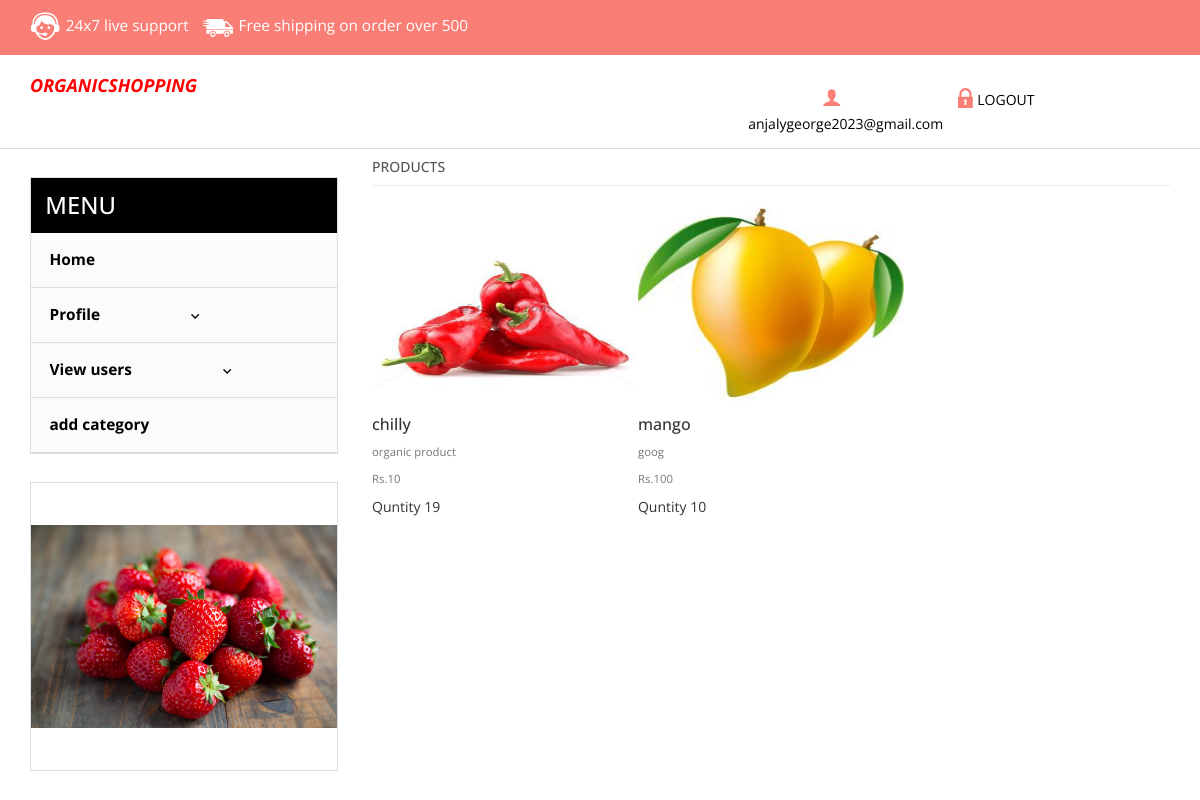
The page /viewsellerproduct.php?rid=24&action=edit (signed in) on the database its author committed.
### tables this page shows
CREATE TABLE `tbl_product` (
  `pid` int(11) NOT NULL,
  `rid` int(11) NOT NULL,
  `product_category_id` int(11) NOT NULL,
  `name` varchar(20) NOT NULL,
  `price` varchar(20) NOT NULL,
  `des` text NOT NULL,
  `qunty` float NOT NULL,
  `date` date NOT NULL,
  `image` varchar(20) NOT NULL DEFAULT 'blank.png',
  `picStatus` int(10) NOT NULL
);

### viewsellerproduct.php (the view, shortened to what this page needs)
<?php
if(isset($_SESSION['alogin'])){
	$mail=$_SESSION['alogin'];
?>
<?php
$con=mysqli_connect("localhost","root","","organic_shop_db")or die ("Couldnt connect");
$rid=$_GET['rid'];
$viewbrand="Select * from tbl_product where rid='$rid'";
$d_seller_brand=mysqli_query($con,$viewbrand);
?>
<!DOCTYPE html>
<html>
<head>
<link href="css/bootstrap.css" rel="stylesheet" type="text/css" media="all" />
<link href="css/style.css" rel="stylesheet" type="text/css" media="all" />
</head>
<body>
	<div class="header">
		<div class="top-header">
			<div class="container">
				<div class="top-header-left">
					<ul class="support">
						<li><a href="#"><label> </label></a></li>
						<li><a href="#">24x7 live<span class="live"> support</span></a></li>
					</ul>
					<ul class="support">
						<li class="van"><a href="#"><label> </label></a></li>
						<li><a href="#">Free shipping <span class="live">on order over 500</span></a></li>
					</ul>
					<div class="clearfix"> </div>
				</div>
					<div class="clearfix"> </div>
				</div>
			</div>
		</div>
		<div class="bottom-header">
			<div class="container">
				<div class="header-bottom-left">
					<div class="logo">
						<font size="4"><strong><i> <b><p style="color:red;">ORGANICSHOPPING </p> </b></i></strong></font>
					</div>
					<div class="clearfix"> </div>
				</div>
				<div class="header-bottom-right">
						<div class="account"><a href="register.php"><span></span><?php echo $mail?> </span></a></div>
							<ul class="login">
								<li><a href="logout.php"><span> </span>LOGOUT</a></li>
							</ul>
				</div>
				<div class="clearfix"> </div>
			</div>
		</div>
	<div class="container">
	<div class="women-product">
		<div class=" w_content">
			<div class="women">
			<h4> PRODUCTS  </h4></a>
			     <div class="clearfix"> </div>
			</div>
		</div>
		<div class="grid-product">
			<?php while ($rowp=mysqli_fetch_array($d_seller_brand))
					{
						?>
		  <div class="  product-grid">
		  <form action="viewproduct.php" method="POST" name="prod" id="prod">
			<div class="content_box">
			   	<div class="left-grid-view grid-view-left">
			   	   	 <img src="uploads/products/<?php echo $rowp['image'] ?>"  class="img-responsive watch-right" alt="image"/style="width:300px;height:200px;">
				</div>
				    <h4> <?php   echo $rowp['name'] ;
					?></h4>
				     <p><?php   echo $rowp['des'] ?> </p>
				    <p> Rs.<?php   echo $rowp['price'] ?></p>
				 Quntity <?php   echo $rowp['qunty'] ?>
				 <br>
				<br>
				<br>
			   	</div>
              </div>
			  	<?php }
				?>
		</div>
	</div>
	<div class="sub-cate">
				<div class=" top-nav rsidebar span_1_of_left">
					<h3 class="cate">MENU</h3>
		 <ul class="menu">
		<ul class="kid-menu ">
				<li><a href="seller_home.php"> Home</a></li>
				</ul>
		<li class="item2" class="menu"><a href="#">Profile<img class="arrow-img " src="images/arrow1.png" alt=""/></a>
		</li>
		<li class="item2"><a href="view_users.php">View users<img class="arrow-img " src="images/arrow1.png" alt=""/></a>
		</li>
		<ul class="kid-menu ">
				<li><a href="addcat.php">add category</a></li>
			</ul>
	</ul>
					</div>
					<div class=" chain-grid menu-chain">
	   		     		<a href="single.html"><img class="img-responsive chain" src="images/a.jpg" alt=" " /></a>
	   		     	</div>
			</div>
	<div class="clearfix"> </div>
</div>
</body>
</html>
<?php
}
else
{
	header('Location:login.php');
}
?>

### css/style.css (style rules this page uses)
body { background: #fff; font-family: 'Open Sans', sans-serif; }
body a { transition: 0.5s all; -webkit-transition: 0.5s all; -o-transition: 0.5s all; -ms-transition: 0.5s all; -moz-transition: 0.5s all; }
.top-header { background: #F97E76; padding: 0.7em 0; }
.top-header-left { float: left; }
ul.support { padding: 0 1em 0 0em; margin: 0; float: left; }
ul.support li { display: inline-block; }
ul.support li label { background: url(../images/img-sprite.png)-2px -27px; width: 32px; height: 30px; display:inline-block; vertical-align: middle; }
ul.support li.van a label { background-position: -46px -25px; }
ul.support li a { text-decoration:none; font-size: 1.1em; color: #fff; }
.bottom-header { border-bottom: 1px solid #ddd; padding: 0.7em 0 1em; }
.header-bottom-left { float: left; width: 55%; }
.logo { float:left; width: 27%; margin-top:9px; }
.header-bottom-right { float: right; width: 37%; text-align: center; padding-top:1.7em; }
.account,.cart { float:left; width:40%; }
.account a span { background: url(../images/img-sprite.png)-117px -30px; width: 26px; height: 26px; display: inline-block; vertical-align: middle; }
.account a,.cart a ,ul.login li a { text-decoration:none; font-size: 1em; color: #000; }
ul.login { float:left; width:36%; margin:0; }
ul.login li { display:inline-block; }
ul.login li a span { background: url(../images/img-sprite.png) -143px -29px; width: 26px; height: 26px; display: inline-block; vertical-align: middle; }
h3.cate { color: #fff; font-size: 1.7em; padding: 0.6em ; background: #000; margin: 0; }
ul.kid-menu { display: block !important; }
.menu { width: auto; height: auto; padding: 0; list-style: none; margin: 0; background: #FBFBFC; }
ul { padding: 0; list-style: none; }
.menu > li > a { width: 100%; line-height: 3.5em; text-indent: 1.2em; display: block; position: relative; color: #000; font-size: 1.1em; text-decoration:none; border-bottom: 1px solid #ddd; font-weight:700; }
.menu ul li a { width: 100%; display: block; position: relative; font-size:1.1em; font-weight: 400; color: #000; text-decoration:none; border-bottom: 1px solid #ddd; font-weight:700; line-height: 3.5em; text-indent: 1.2em; }
.menu ul.kid-menu li a { border-bottom: none; }
ul.kid-menu { padding: 0; margin: 0; }
ul.kid-menu li { list-style: none; border-bottom: 1px solid #ddd; }
.arrow-img { padding: 0em 0em 0 6.5em; }
.sub-cate,.slide-grid { float: left; }
.top-nav { border: 1px solid #ddd; }
.sub-cate { width: 27%; margin: 2em 2em 0 0; }
.chain-grid { border: 1px solid #ddd; position: relative; width: 30.7%; margin: 0 3% 0 0; padding:0; }
.menu-chain { width:100%; margin: 2em 0; }
.chain { margin: 0 auto; padding: 3em 0; }
.women-product,.account_grid,.register,.single_top,.main { width: 70%; float: right; }
.women { text-align: left; border-bottom: 1px solid #ebebeb; }
.women h4 { float:left; font-size:1em; text-transform:uppercase; color: #333333; }
.women h4 { color:#555555; }
.grid-product { display:block; margin: 2% 0; }
.product-grid h4 { font-size:16px; margin-top:5px; }
.product-grid p { font-size: 0.8125em; color:#777777; line-height: 1.5em; margin-bottom: 10px; }
.product-grid { float: left; width: 33.333%; }
.left-grid-view { overflow: hidden; position: relative; margin-bottom: 1em; }
.grid-view-left img { -webkit-transition: all 0.3s ease-in-out; -moz-transition: all 0.3s ease-in-out; -o-transition: all 0.3s ease-in-out; -ms-transition: all 0.3s ease-in-out; transition: all 0.3s ease-in-out; margin: 0 auto; }
@media (max-width:1280px) { .arrow-img { padding: 0em 0em 0 5.5em; } }

### rows shown on the page
tbl_product: image (picture), name "chilly", des "organic product", price "10", qunty "19"
tbl_product: image (picture), name "mango", des "goog", price "100", qunty "10"

### other values the page prints
$mail "anjalygeorge2023@gmail.com"
